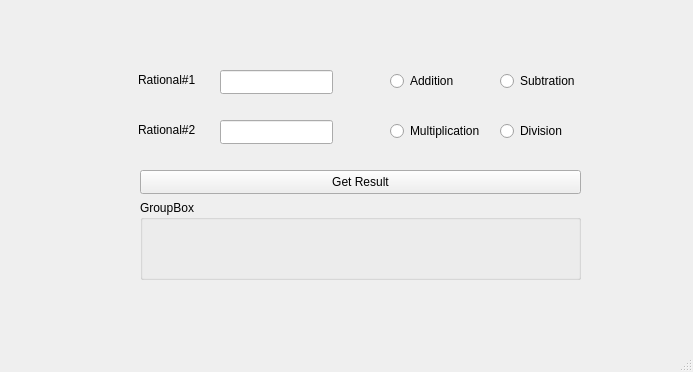
<?xml version="1.0" encoding="UTF-8"?>
<ui version="4.0">
 <class>MainWindow</class>
 <widget class="QMainWindow" name="MainWindow">
  <property name="geometry">
   <rect>
    <x>0</x>
    <y>0</y>
    <width>693</width>
    <height>372</height>
   </rect>
  </property>
  <property name="windowTitle">
   <string>MainWindow</string>
  </property>
  <widget class="QWidget" name="centralwidget">
   <widget class="QLabel" name="label">
    <property name="geometry">
     <rect>
      <x>138</x>
      <y>70</y>
      <width>61</width>
      <height>20</height>
     </rect>
    </property>
    <property name="text">
     <string>Rational#1</string>
    </property>
   </widget>
   <widget class="QLabel" name="label_2">
    <property name="geometry">
     <rect>
      <x>138</x>
      <y>120</y>
      <width>71</width>
      <height>20</height>
     </rect>
    </property>
    <property name="text">
     <string>Rational#2</string>
    </property>
   </widget>
   <widget class="QGroupBox" name="groupBox">
    <property name="geometry">
     <rect>
      <x>140</x>
      <y>200</y>
      <width>441</width>
      <height>80</height>
     </rect>
    </property>
    <property name="title">
     <string>GroupBox</string>
    </property>
    <widget class="QLabel" name="label_3">
     <property name="geometry">
      <rect>
       <x>160</x>
       <y>30</y>
       <width>91</width>
       <height>20</height>
      </rect>
     </property>
     <property name="text">
      <string/>
     </property>
    </widget>
   </widget>
   <widget class="QRadioButton" name="radioButton">
    <property name="geometry">
     <rect>
      <x>390</x>
      <y>70</y>
      <width>91</width>
      <height>22</height>
     </rect>
    </property>
    <property name="text">
     <string>Addition</string>
    </property>
   </widget>
   <widget class="QRadioButton" name="radioButton_2">
    <property name="geometry">
     <rect>
      <x>390</x>
      <y>120</y>
      <width>101</width>
      <height>22</height>
     </rect>
    </property>
    <property name="text">
     <string>Multiplication</string>
    </property>
   </widget>
   <widget class="QRadioButton" name="radioButton_3">
    <property name="geometry">
     <rect>
      <x>500</x>
      <y>70</y>
      <width>91</width>
      <height>22</height>
     </rect>
    </property>
    <property name="text">
     <string>Subtration</string>
    </property>
   </widget>
   <widget class="QRadioButton" name="radioButton_4">
    <property name="geometry">
     <rect>
      <x>500</x>
      <y>120</y>
      <width>91</width>
      <height>22</height>
     </rect>
    </property>
    <property name="text">
     <string>Division</string>
    </property>
   </widget>
   <widget class="QLineEdit" name="lineEdit">
    <property name="geometry">
     <rect>
      <x>220</x>
      <y>70</y>
      <width>113</width>
      <height>24</height>
     </rect>
    </property>
   </widget>
   <widget class="QLineEdit" name="lineEdit_2">
    <property name="geometry">
     <rect>
      <x>220</x>
      <y>120</y>
      <width>113</width>
      <height>24</height>
     </rect>
    </property>
   </widget>
   <widget class="QPushButton" name="pushButton">
    <property name="geometry">
     <rect>
      <x>140</x>
      <y>170</y>
      <width>441</width>
      <height>24</height>
     </rect>
    </property>
    <property name="text">
     <string>Get Result</string>
    </property>
   </widget>
  </widget>
  <widget class="QMenuBar" name="menubar">
   <property name="geometry">
    <rect>
     <x>0</x>
     <y>0</y>
     <width>693</width>
     <height>37</height>
    </rect>
   </property>
  </widget>
  <widget class="QStatusBar" name="statusbar"/>
 </widget>
 <resources/>
 <connections/>
</ui>
